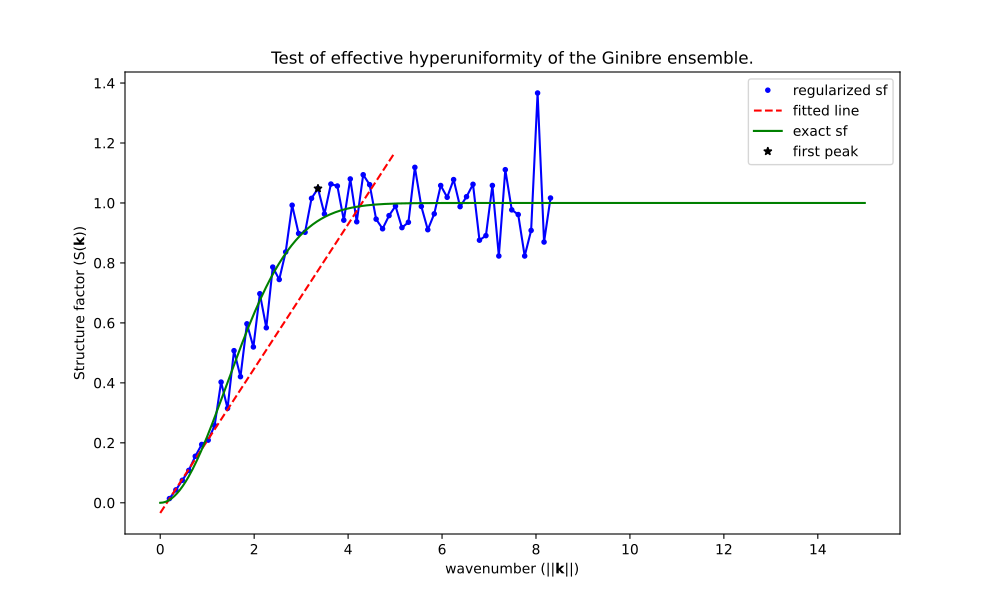

Generate this figure with Python:
import structure_factor.utils as utils
from structure_factor.data import load_data
from structure_factor.spatial_windows import BoxWindow
from structure_factor.structure_factor import StructureFactor

# load Ginibre PointPattern
ginibre_pp = load_data.load_ginibre()

# Approximating the structure factor
# creat box window
L = 70  # sidelength of the window
bounds = [[-L / 2, L / 2], [-L / 2, L / 2]]  # bounds of the window
window = BoxWindow(bounds)  # create a cubic window
# restrict to box window
ginibre_pp_box = ginibre_pp.restrict_to_window(window)
# scattering intensity
sf_ginibre_box = StructureFactor(ginibre_pp_box)  # initialize the class StructureFactor
k_norm, si = sf_ginibre_box.scattering_intensity(k_max=6, meshgrid_shape=(200, 200))


# test effective hyperuniformity
from structure_factor.hyperuniformity import Hyperuniformity

# initialize Hyperuniformity
hyperuniformity_test = Hyperuniformity(k_norm, si)
# regularization of si
hyperuniformity_test.bin_data(bins=60)
# find H
H, std = hyperuniformity_test.effective_hyperuniformity(k_norm_stop=1)
print("H=", H)


# plot result of effective_hyperuniformity test
import matplotlib.pyplot as plt
import numpy as np

fitted_sf_line = hyperuniformity_test.fitted_line  # fitted line on sf near zero
index_peak = hyperuniformity_test.i_first_peak  # index of k_peak
mean_k_norm = hyperuniformity_test.k_norm
mean_sf = hyperuniformity_test.sf
x = np.linspace(0, 5, 300)
y = np.linspace(0, 15, 500)
fig = plt.figure(figsize=(10, 6))
plt.plot(mean_k_norm, mean_sf, "b.", label="regularized sf")
plt.plot(mean_k_norm, mean_sf, "b")
plt.plot(x, fitted_sf_line(x), "r--", label="fitted line")
plt.plot(y, utils.structure_factor_ginibre(y), "g", label="exact sf")
plt.plot(mean_k_norm[index_peak], mean_sf[index_peak], "k*", label="first peak")
plt.legend()
plt.xlabel(r"wavenumber ($||\mathbf{k}||$)")
plt.ylabel(r"Structure factor ($\mathsf{S}(\mathbf{k})$)")
plt.title("Test of effective hyperuniformity of the Ginibre ensemble.")
plt.show()
